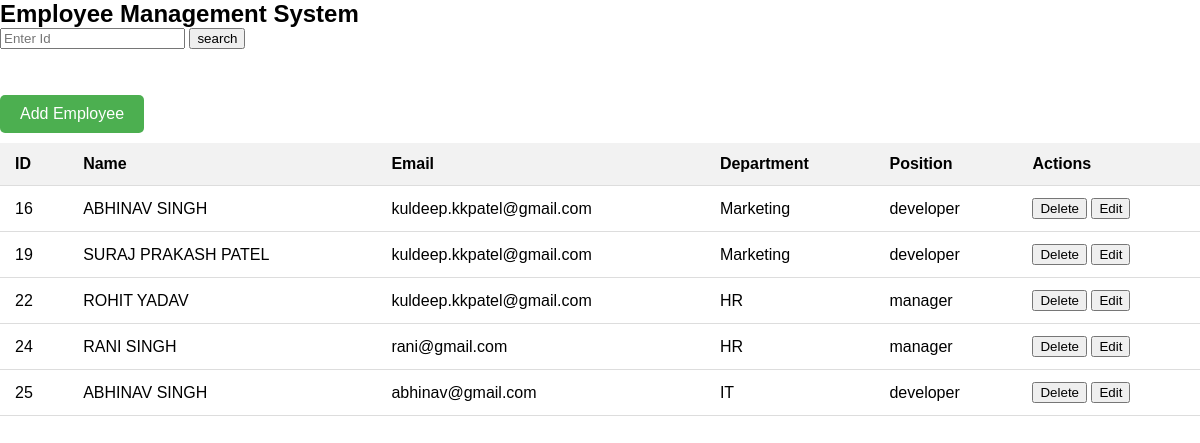
/employees_detail/, run on the app's committed database.
### Information/models.py (models this page shows)
class user(models.Model):
    Name=models.CharField(max_length=50)
    Email=models.CharField(max_length=50)
    Department=models.CharField(max_length=50)
    Position=models.CharField(max_length=50)

### Information/views.py (the view)
# urls.py: path('employees_detail/',views.show,name="employee"),
def show(request):
    fn=user.objects.all().order_by("id")
    if request.method == "POST":
        BT=request.POST['btn']
        if BT != None:
            fn=user.objects.filter(id__icontains = BT)
    data={
        "fn":fn
    }
    return render(request,"emp_detail.html",data)

### template/emp_detail.html (shortened to what this page needs)
{% load static %}
<!DOCTYPE html>
<html lang="en">
<head>
<link rel="stylesheet" href="{% static 'emp_style.css' %}">
</head>
<body>
<h2>Employee Management System</h2>
<form method="post">
<input  id="btn" type="search" placeholder="Enter Id" name="btn">
<input  type="submit" value="search">
</form>
<br><br>
<a href="{% url 'form' %}"><button class="add-button">Add Employee</button></a>
<table>
  <thead>
    <tr>
      <th>ID</th>
      <th>Name</th>
      <th>Email</th>
      <th>Department</th>
      <th>Position</th>
      <th>Actions</th>
    </tr>
  </thead>
  {% for i in fn %}
  <tbody>
    <tr>
      <td>{{i.id}}</td>
      <td>{{i.Name | upper | safe }}</td>
      <td>{{i.Email}}</td>
      <td>{{i.Department}}</td>
      <td>{{i.Position}}</td>
      <td>
      <a href="{% url 'delet' i.id %}"><button >Delete</button></a>
      <a href="{% url 'update' i.id %}" ><button >Edit</button></a>
      </td>
    </tr>
  </tbody>
  {% endfor %}
</table>
</body>
</html>

### static/emp_style.css (style rules this page uses)
body { font-family: Arial, sans-serif; margin: 0; padding: 0; }
table { width: 100%; border-collapse: collapse; }
th, td { padding: 12px 15px; text-align: left; border-bottom: 1px solid #ddd; }
th { background-color: #f2f2f2; }
.add-button { background-color: #4CAF50; border: none; color: white; padding: 10px 20px; text-align: center; text-decoration: none; display: inline-block; font-size: 16px; margin: 10px 0; cursor: pointer; border-radius: 5px; }
h2 { display: inline; }
#btn { display: inline; }

### data on the page
user: id "16", Name "ABHINAV SINGH", Email "kuldeep.kkpatel@gmail.com", Department "Marketing", Position "developer"
user: id "19", Name "SURAJ PRAKASH PATEL", Email "kuldeep.kkpatel@gmail.com", Department "Marketing", Position "developer"
user: id "22", Name "ROHIT YADAV", Email "kuldeep.kkpatel@gmail.com", Department "HR", Position "manager"
user: id "24", Name "RANI SINGH", Email "rani@gmail.com", Department "HR", Position "manager"
user: id "25", Name "ABHINAV SINGH", Email "abhinav@gmail.com", Department "IT", Position "developer"
